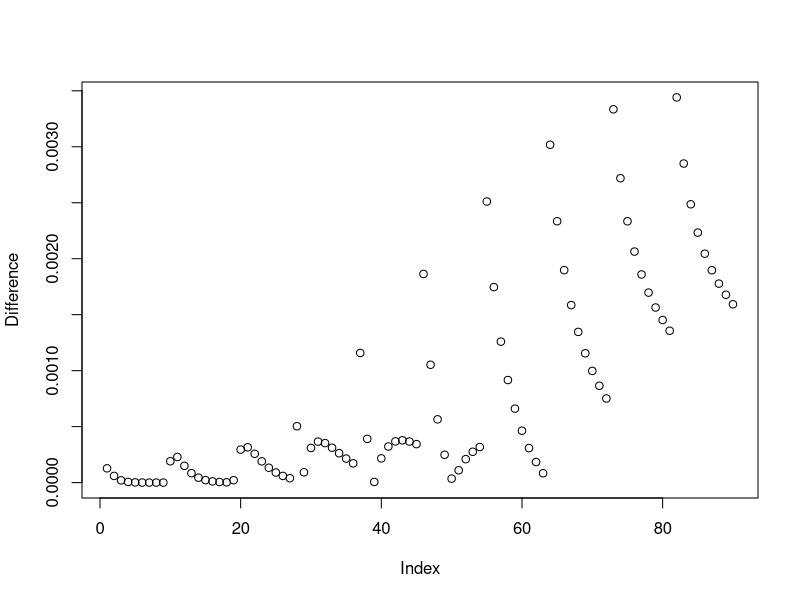
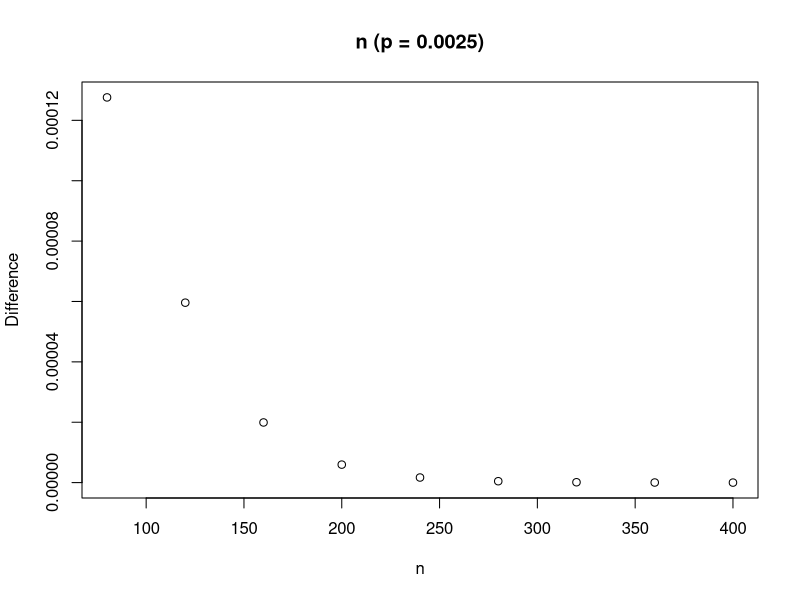
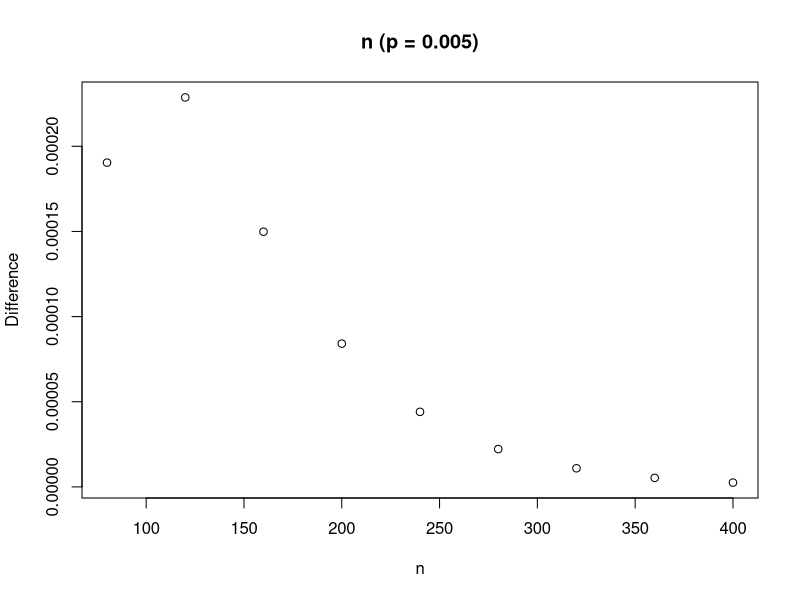
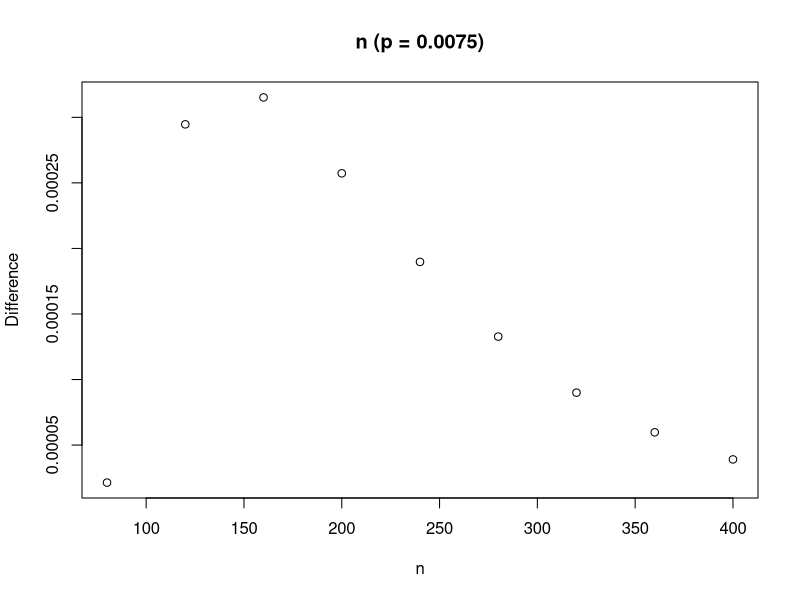
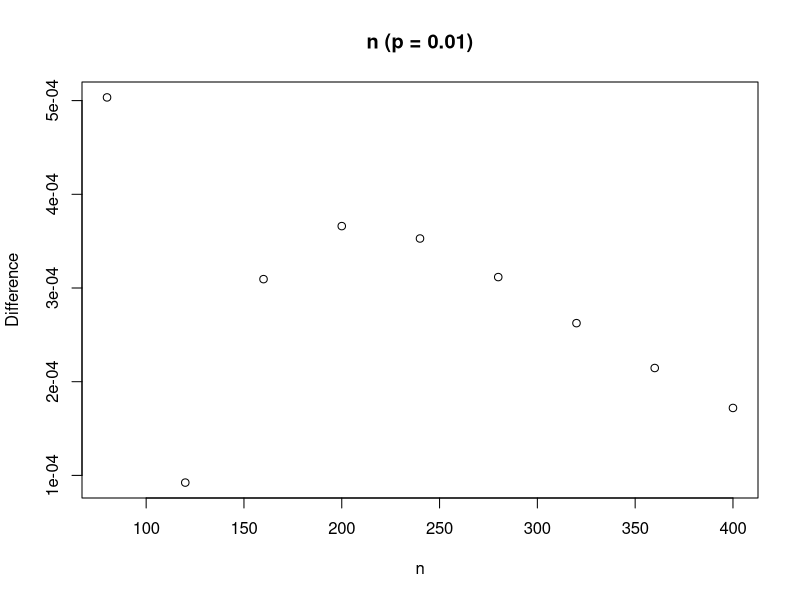
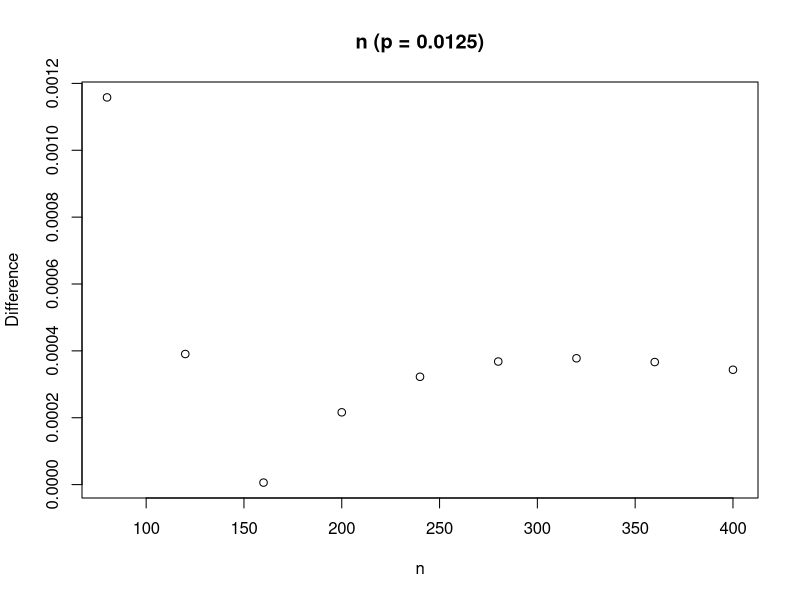
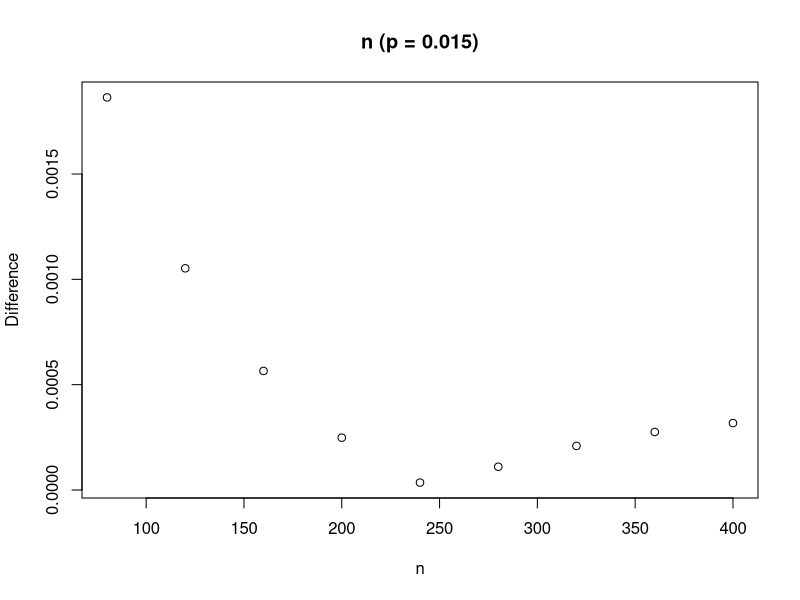
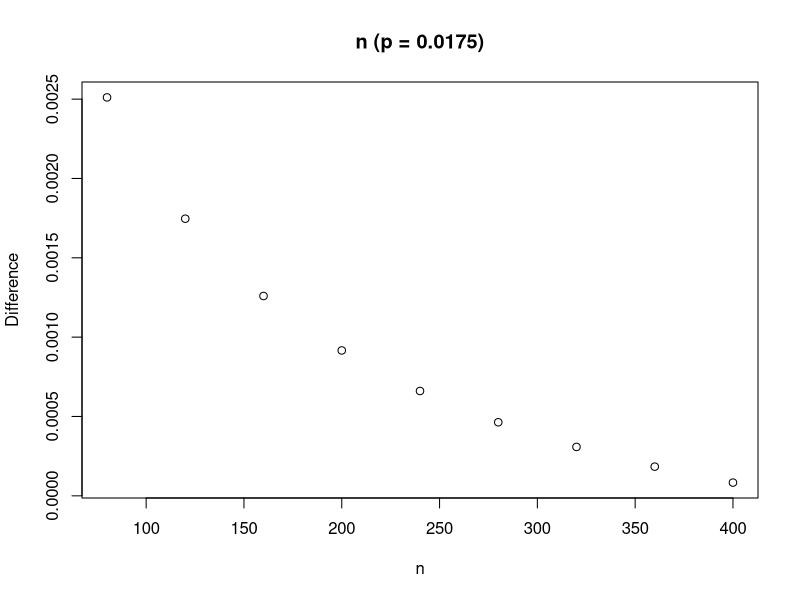

R code for these plots, in order:
## ---- chunk 1
knitr::opts_chunk$set(echo = TRUE)
## ---- chunk 2
# Calculate the probability using the binomial PMF. With a sample size 120, 2.5% is equal to three cases.
choose(120,3) * (0.01)^3 * (1 - 0.01)^(120-3)
# Double check with dbinom().
dbinom(x = 3,size = 120,prob = 0.01)
# For the Poisson disribution, lambda = np. Check the probability using dpois().
dpois(x = 3, lambda = (120 * 0.01))
## ---- chunk 3
# Use the hint provided.
n=seq(80,400,by=40)
p=seq(0.0025,.025,by=.0025)
np<-expand.grid(n=n,p=p)
# Add a column to np for each of the exact binomial, the Poisson approximation of the binomial, and the difference between the two.
np$binom <- dbinom(x = (0.025 * np$n),size = np$n,prob = np$p)
np$poisson <- dpois(x = (0.025 * np$n), lambda = (np$n * np$p))
np$diff <- abs(np$binom - np$poisson)
# Plot everything together.
plot(np$diff,ylab = "Difference")
## ---- chunk 4
split <- split(np,np$p)
for (i in 1:length(split)) {
  plot(x = split[[i]][[1]],y = split[[i]][[5]], 
       main = paste("n (p = ",split[[i]][[2]][[1]],")",sep = ""),
       xlab = "n",
       ylab = "Difference")
}
## ---- chunk 5
# Set seed for reproducibility.
set.seed(1017)
# Simulate distribution.
expdist <- rexp(n = 100000, rate = 3)
# Calculate mean and variance.
mean(expdist)
var(expdist)
## ---- chunk 6
# Simulate the normal distribution.
normdist <- rnorm(n = 100, mean = 70, sd = sqrt(15))
